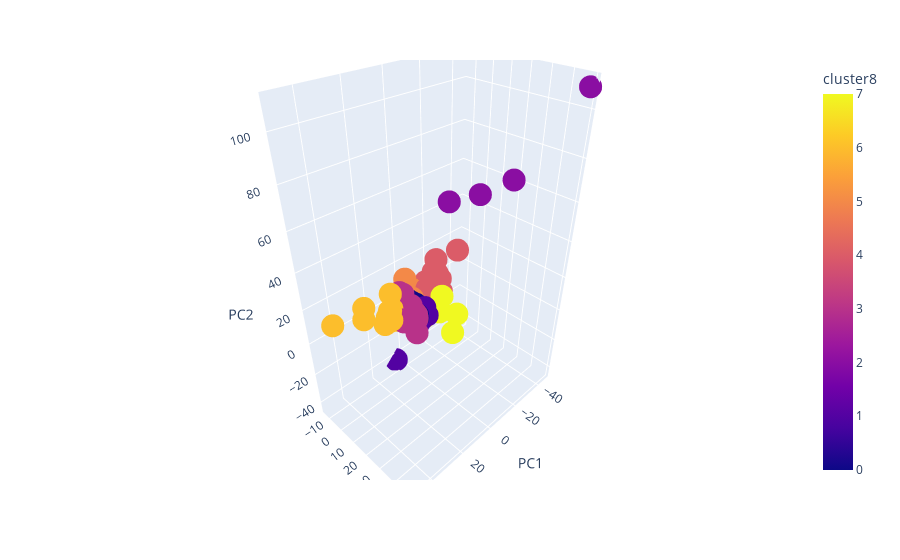

The code cell stored with this chart in its notebook:
### Code cell
#Plot our clusters 
import plotly.express as px
fig = px.scatter_3d(PCA_comp, x='PC1', z='PC2', y='PC3', color='cluster8')

fig.show()
plt.savefig('cluster8.png')

### Figure 1 — Plotly figure (JSON) as saved in the notebook; plotly's stock layout.template omitted (floating-point values rounded to 4 significant figures; data arrays with more than 128 entries replaced by an {"elided": "..."} marker saying what was removed)
{"data": [{"hovertemplate": "PC1=%{x}<br>PC3=%{y}<br>PC2=%{z}<br>cluster8=%{marker.color}<extra></extra>", "legendgroup": "", "marker": {"color": {"elided": "6819 int values"}, "coloraxis": "coloraxis", "symbol": "circle"}, "mode": "markers", "name": "", "scene": "scene", "showlegend": false, "type": "scatter3d", "x": {"elided": "6819 float values"}, "y": {"elided": "6819 float values"}, "z": {"elided": "6819 float values"}}], "layout": {"coloraxis": {"colorbar": {"title": {"text": "cluster8"}}, "colorscale": [[0, "#0d0887"], [0.1111, "#46039f"], [0.2222, "#7201a8"], [0.3333, "#9c179e"], [0.4444, "#bd3786"], [0.5556, "#d8576b"], [0.6667, "#ed7953"], [0.7778, "#fb9f3a"], [0.8889, "#fdca26"], [1, "#f0f921"]]}, "legend": {"tracegroupgap": 0}, "margin": {"t": 60}, "scene": {"domain": {"x": [0, 1], "y": [0, 1]}, "xaxis": {"title": {"text": "PC1"}}, "yaxis": {"title": {"text": "PC3"}}, "zaxis": {"title": {"text": "PC2"}}}}}
